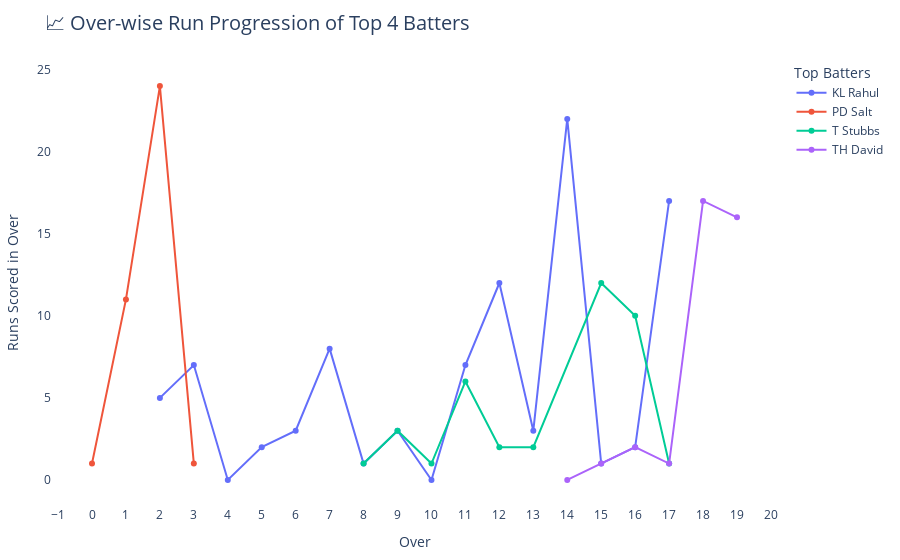

Write notebook code for a chart like this one.
### Markdown cell above
Now, let’s track how the top 4 run-scorers progressed throughout the innings by analyzing their over-wise scoring patterns:

### Code cell
top_batters = (
    df_copy.groupby('batter')['runs_batter']
    .sum()
    .sort_values(ascending=False)
    .head(4)
    .index.tolist()
)

batters_progression = df_copy[df_copy['batter'].isin(top_batters)]
batters_overwise = (
    batters_progression.groupby(['batter', 'over'])
    .agg(runs_in_over=('runs_batter', 'sum'))
    .reset_index()
)

fig = px.line(
    batters_overwise,
    x='over',
    y='runs_in_over',
    color='batter',
    markers=True,
    title='📈 Over-wise Run Progression of Top 4 Batters',
    labels={
        'over': 'Over',
        'runs_in_over': 'Runs in Over',
        'batter': 'Batter'
    },
    hover_data={
        'over': True,
        'runs_in_over': True,
        'batter': True
    }
)

fig.update_layout(
    xaxis=dict(tickmode='linear'),
    yaxis_title='Runs Scored in Over',
    legend_title='Top Batters',
    title_font_size=20,
    plot_bgcolor='rgba(0,0,0,0)',
    paper_bgcolor='white',
    margin=dict(l=40, r=40, t=60, b=40),
    hovermode='x unified'
)

fig.show()

### Figure 1 — Plotly figure (JSON) as saved in the notebook; plotly's stock layout.template omitted (floating-point values rounded to 4 significant figures)
{"data": [{"customdata": [["KL Rahul"], ["KL Rahul"], ["KL Rahul"], ["KL Rahul"], ["KL Rahul"], ["KL Rahul"], ["KL Rahul"], ["KL Rahul"], ["KL Rahul"], ["KL Rahul"], ["KL Rahul"], ["KL Rahul"], ["KL Rahul"], ["KL Rahul"], ["KL Rahul"], ["KL Rahul"]], "hovertemplate": "Batter=%{customdata[0]}<br>Over=%{x}<br>Runs in Over=%{y}<extra></extra>", "legendgroup": "KL Rahul", "line": {"color": "#636efa", "dash": "solid"}, "marker": {"symbol": "circle"}, "mode": "lines+markers", "name": "KL Rahul", "orientation": "v", "showlegend": true, "type": "scatter", "x": [2, 3, 4, 5, 6, 7, 8, 9, 10, 11, 12, 13, 14, 15, 16, 17], "xaxis": "x", "y": [5, 7, 0, 2, 3, 8, 1, 3, 0, 7, 12, 3, 22, 1, 2, 17], "yaxis": "y"}, {"customdata": [["PD Salt"], ["PD Salt"], ["PD Salt"], ["PD Salt"]], "hovertemplate": "Batter=%{customdata[0]}<br>Over=%{x}<br>Runs in Over=%{y}<extra></extra>", "legendgroup": "PD Salt", "line": {"color": "#EF553B", "dash": "solid"}, "marker": {"symbol": "circle"}, "mode": "lines+markers", "name": "PD Salt", "orientation": "v", "showlegend": true, "type": "scatter", "x": [0, 1, 2, 3], "xaxis": "x", "y": [1, 11, 24, 1], "yaxis": "y"}, {"customdata": [["T Stubbs"], ["T Stubbs"], ["T Stubbs"], ["T Stubbs"], ["T Stubbs"], ["T Stubbs"], ["T Stubbs"], ["T Stubbs"], ["T Stubbs"]], "hovertemplate": "Batter=%{customdata[0]}<br>Over=%{x}<br>Runs in Over=%{y}<extra></extra>", "legendgroup": "T Stubbs", "line": {"color": "#00cc96", "dash": "solid"}, "marker": {"symbol": "circle"}, "mode": "lines+markers", "name": "T Stubbs", "orientation": "v", "showlegend": true, "type": "scatter", "x": [8, 9, 10, 11, 12, 13, 15, 16, 17], "xaxis": "x", "y": [1, 3, 1, 6, 2, 2, 12, 10, 1], "yaxis": "y"}, {"customdata": [["TH David"], ["TH David"], ["TH David"], ["TH David"], ["TH David"], ["TH David"]], "hovertemplate": "Batter=%{customdata[0]}<br>Over=%{x}<br>Runs in Over=%{y}<extra></extra>", "legendgroup": "TH David", "line": {"color": "#ab63fa", "dash": "solid"}, "marker": {"symbol": "circle"}, "mode": "lines+markers", "name": "TH David", "orientation": "v", "showlegend": true, "type": "scatter", "x": [14, 15, 16, 17, 18, 19], "xaxis": "x", "y": [0, 1, 2, 1, 17, 16], "yaxis": "y"}], "layout": {"hovermode": "x unified", "legend": {"title": {"text": "Top Batters"}, "tracegroupgap": 0}, "margin": {"b": 40, "l": 40, "r": 40, "t": 60}, "paper_bgcolor": "white", "plot_bgcolor": "rgba(0,0,0,0)", "title": {"font": {"size": 20}, "text": "📈 Over-wise Run Progression of Top 4 Batters"}, "xaxis": {"anchor": "y", "domain": [0, 1], "tickmode": "linear", "title": {"text": "Over"}}, "yaxis": {"anchor": "x", "domain": [0, 1], "title": {"text": "Runs Scored in Over"}}}}
